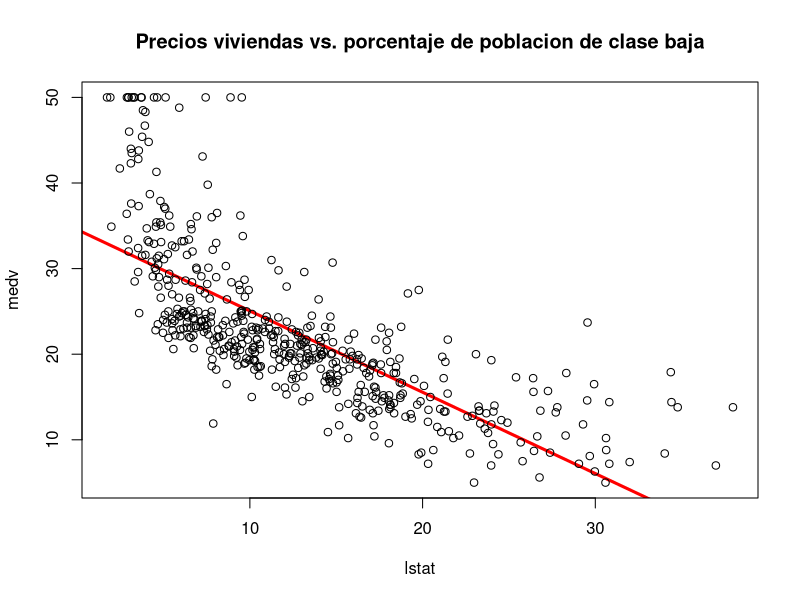

R code for this plot:
#LANZAMIENTO DE MONEDAS
moneda=c("Cara", "Sello")
exp1=sample(moneda, 10, replace = T)
exp1

#para contar el numero de caras y sellos, utilizamos la funcion table
table(exp1)

prop.table(table(exp1))
exp2=sample(moneda, 1000000, replace= T)
            
exp2
table(exp2)            
prop.table(table(exp2))

#Regresion lineal : que comportamiento tiene un modelo
#siempre es lineal

library(MASS)
dim(Boston)#observaciones 506 y variables 14
str(Boston)#esta funcion nos permite ver que tipo de base de datos es y sus variables
#recordemos que para llamar una variable de una base de datos siempre se debe hacer de esta manera
#"nombre de la base de datos precedido por el signo de dolar "$" subsiguiente la variable"
head(Boston)
#ahora recordemos que para cambiar el tipo de dato tenemos que "nombre de la base de datos$var=factor(BD$var)

attach(Boston)#esta funcion permite decir a R que los datos que vamos a utilizar en el futuro es de esta base de datos
#Nota importante antes de usar esta opción debemos hacer todos los cambios necesarios  

#COMANDOS PARA LA REGRESIÓN
lm.fit=lm(medv~lstat) #esto se utiliza por la funcion "attach"
#ahora sin "attach"
lm.fit=lm(medv~lstat, data=Boston)
lm.fit #nos da los valores de los coeficientes
summary(lm.fit) #para obtener mas información
names(lm.fit)

#Coeficientes
lm.fit$coefficients
#residuos
cbind(head(lm.fit$residuals))

#valores ajustados " predicciones"
cbind(head(lm.fit$fitted.values))

#INTERVALOS DE CONFIANZA "en este intervalo esta el valor real"
confint(lm.fit, level = 0.95)

# el nivel de confianza entre mas cercano a uno mas grande es el intervalo
#Es conveniente tomar un nivel de confianza mas pequeño, pero claro que al tomar un neviel de confianza
#de 0.99 tendemos a no cometer errores
confint(lm.fit, level = 0.99)

#PREDICCIONES

predict(lm.fit, data.frame(lstat=c(5, 10, 15)))

predict(lm.fit, data.frame(lstat=c(5, 12, 15)))

#para tener un intervalo 
predict(lm.fit, data.frame(lstat=c(5, 10, 15)), interval = "prediction", level = 0.95)

predict(lm.fit, data.frame(lstat=c(5, 10, 15)), interval = "prediction", level = 0.99)

#GRAFICOS DE REGRESION LINEAL SIMPLE
plot(lstat, medv, main = "Precios viviendas vs. porcentaje de poblacion de clase baja",
     abline(lm.fit, lwd=3, col="red")) # la funcion abline es para hacer la linea


#para retirar el attach
detach(Boston)
